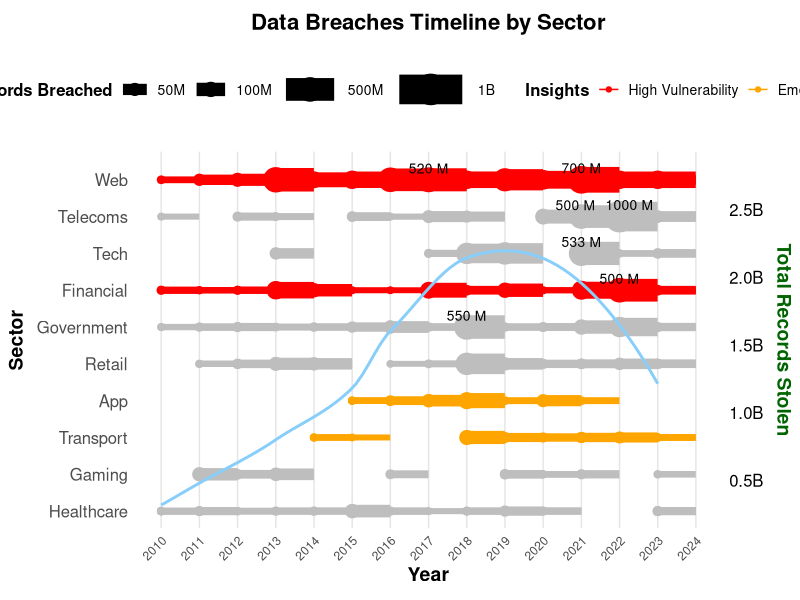

Here is the R script that generated this plot:
## ---- chunk 1
# Load required libraries
library(ggplot2)
library(dplyr)
library(ggrepel)
library(scales)
library(tidyverse)
library(gridExtra)

# Read the data
data <- read.csv("IIB Data Breaches - LATEST - breaches.csv")

# Group sectors into broader categories
data <- data %>%
  mutate(
    sector_group = case_when(
      grepl("web", sector, ignore.case = TRUE) ~ "Web",
      grepl("healthcare|health", sector, ignore.case = TRUE) ~ "Healthcare",
      grepl("app", sector, ignore.case = TRUE) ~ "App",
      grepl("retail", sector, ignore.case = TRUE) ~ "Retail",
      grepl("gaming", sector, ignore.case = TRUE) ~ "Gaming",
      grepl("transport", sector, ignore.case = TRUE) ~ "Transport",
      grepl("financial|finance", sector, ignore.case = TRUE) ~ "Financial",
      grepl("tech", sector, ignore.case = TRUE) ~ "Tech",
      grepl("government", sector, ignore.case = TRUE) ~ "Government",
      grepl("telecoms", sector, ignore.case = TRUE) ~ "Telecoms",
      grepl("legal", sector, ignore.case = TRUE) ~ "Legal",
      grepl("media", sector, ignore.case = TRUE) ~ "Media",
      grepl("academic", sector, ignore.case = TRUE) ~ "Academic",
      grepl("energy", sector, ignore.case = TRUE) ~ "Energy",
      grepl("military", sector, ignore.case = TRUE) ~ "Military",
      TRUE ~ "Miscellaneous"
    ),
    records.lost = as.numeric(gsub("[^0-9]", "", records.lost)),
    year = as.numeric(year)
  ) %>%
  drop_na(records.lost, year, sector_group)

# Filter the data based on the specified year range and minimum records lost
start_year <- 2010
end_year <- 2024
data <- data %>%
  filter(year >= start_year & year <= end_year) %>%
  drop_na(records.lost, year, sector_group)

# Calculate total records lost for each sector group and select top 10 sectors
top_sectors <- data %>%
  group_by(sector_group) %>%
  summarize(total_records_lost = sum(records.lost)) %>%
  arrange(desc(total_records_lost)) %>%
  top_n(10, wt = total_records_lost) %>%
  pull(sector_group)

# Filter the data to include only top 10 sectors
data <- data %>%
  filter(sector_group %in% top_sectors)

# Convert the year to a date format for plotting
data <- data %>%
  mutate(StartDate = as.Date(paste(year, "-01-01", sep = "")),
         EndDate = as.Date(paste(year, "-12-31", sep = "")))

# Sort the sectors by total records lost
sector_levels <- data %>%
  group_by(sector_group) %>%
  summarize(total_records_lost = sum(records.lost)) %>%
  arrange(desc(total_records_lost)) %>%
  pull(sector_group)

data <- data %>%
  mutate(sector_group = factor(sector_group, levels = rev(sector_levels)))

# Define important sectors to highlight
highlight_sectors <- c("Web", "Financial", "App", "Transport")

# Add a new column to specify color based on sector importance
data <- data %>%
  mutate(
    highlight = ifelse(as.character(sector_group) %in% highlight_sectors, as.character(sector_group), "Other")
  )

# Convert sector_group to a factor and then to numeric for plotting
data$sector_group_num <- as.numeric(factor(data$sector_group))

# Calculate the total number of data breaches each year
yearly_data <- data %>%
  group_by(year) %>%
  summarize(total_records_lost = sum(records.lost))
yearly_data <- yearly_data %>%
  filter(year < 2024)
data <- data %>%
  filter(year < 2024)
# Define color palette
color_palette <- c("Web" = "red", "Financial" = "red", "App" = "orange", "Transport" = "orange", "Other" = "gray")
coeff <- max(yearly_data$total_records_lost) / length(unique(data$sector_group_num))  # Adjust this coefficient to normalize the secondary axis

# Custom labelling function
label_billion <- function(x) {
   paste0(scales::comma(x / 1e9), "B")
}

# Create the plot
gantt_plot <- ggplot(data, aes(x = StartDate, y = sector_group_num)) +
  geom_segment(aes(xend = EndDate, yend = sector_group_num, size = records.lost, color = highlight), show.legend = TRUE) +
  geom_point(aes(size = records.lost, color = highlight), show.legend = TRUE) +
  scale_size_continuous(range = c(2, 10), breaks = c(50000000, 100000000, 500000000, 1000000000), labels = c("50M", "100M", "500M", "1B")) +
  scale_color_manual(values = color_palette, 
                     breaks = c("Web", "App"),
                     labels = c("High Vulnerability", "Emerging Threats"),
                     name = "Insights",
                     ) +
  scale_x_date(date_labels = "%Y", 
               date_breaks = "1 years", 
               limits = as.Date(c("2010-01-01", "2023-12-31"))
               ) +
  scale_y_continuous(
    name = "Sector",
    breaks = 1:length(unique(data$sector_group_num)),
    labels = levels(data$sector_group),
    sec.axis = sec_axis(~ . * coeff, 
                        name = "Total Records Stolen", 
                        breaks = seq(0, 3e9, by = 0.5e9), 
                        labels = label_billion)
    ) +
  labs(
    title = "Data Breaches Timeline by Sector",
    x = "Year",
    size = "Records Breached"
  ) +
  theme_minimal() +
  theme(
    plot.title = element_text(hjust = 0.5, size = 16, face = "bold"),
    axis.title.x = element_text(size = 14, face = "bold"),
    axis.title.y = element_text(size = 14, vjust = 2, face = "bold"),
    axis.title.y.right = element_text(size = 14, vjust = 2, face = "bold", color = "darkgreen"),
    axis.text.x = element_text(angle = 45, hjust = 1),
    axis.text.y = element_text(size = 12),
    axis.text.y.right = element_text(size = 12, color = "black"),  # Improve readability
    panel.grid.major.x = element_line(color = "Gray90" , size = 0.5),
    panel.grid.minor.x = element_blank(),
    panel.grid.minor.y = element_blank(),
    panel.grid.major.y = element_blank(),
    legend.position = "top",
    legend.box.just = "center",
    legend.title = element_text(size = 12, face = "bold"),
    legend.text = element_text(size = 10),
    plot.margin = margin(10, 10, 10, 10)
  ) +
  guides(size = guide_legend(override.aes = list(color = "black"))) +  # Change legend color to black for better visibility
  geom_text_repel(aes(label = ifelse(records.lost >= 500000000, paste(records.lost /1000000, "M"), "")), 
 size = 3.5, color = "black", nudge_y = 0.3, segment.color = "grey50") +
#geom_line(data = yearly_data, aes(x = as.Date(paste(year, "-01-01", sep = "")), y = (total_records_lost / coeff) + 1), 
           # color = "darkgreen", size = 1, alpha = 0.3, linetype = "solid") 
  geom_smooth(data = yearly_data, aes(x = as.Date(paste(year, "-01-01", sep = "")), y = (total_records_lost / coeff) + 1), method = "loess", se = FALSE,  color = "lightskyblue", size = 1, alpha = 0.3) 

# Print the plot
print(gantt_plot)
